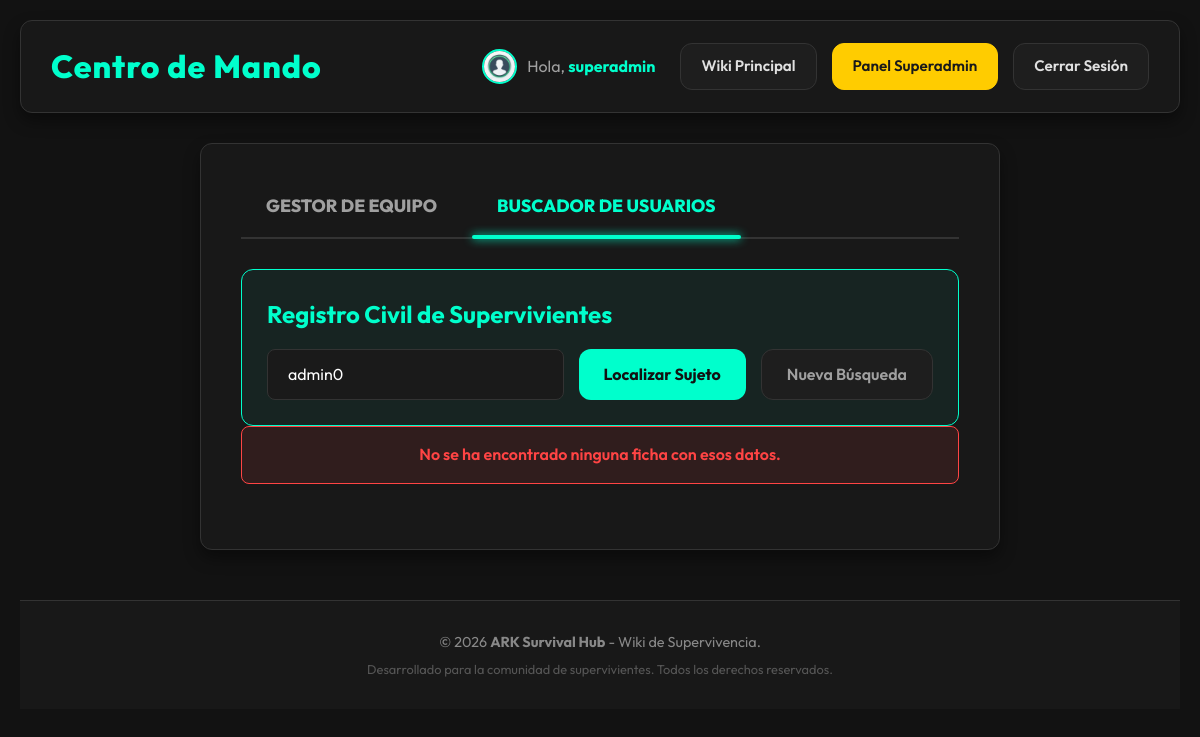
Page /panel_superadmin.php?buscar_usuario=admin0 (signed in) on the earlier database version.
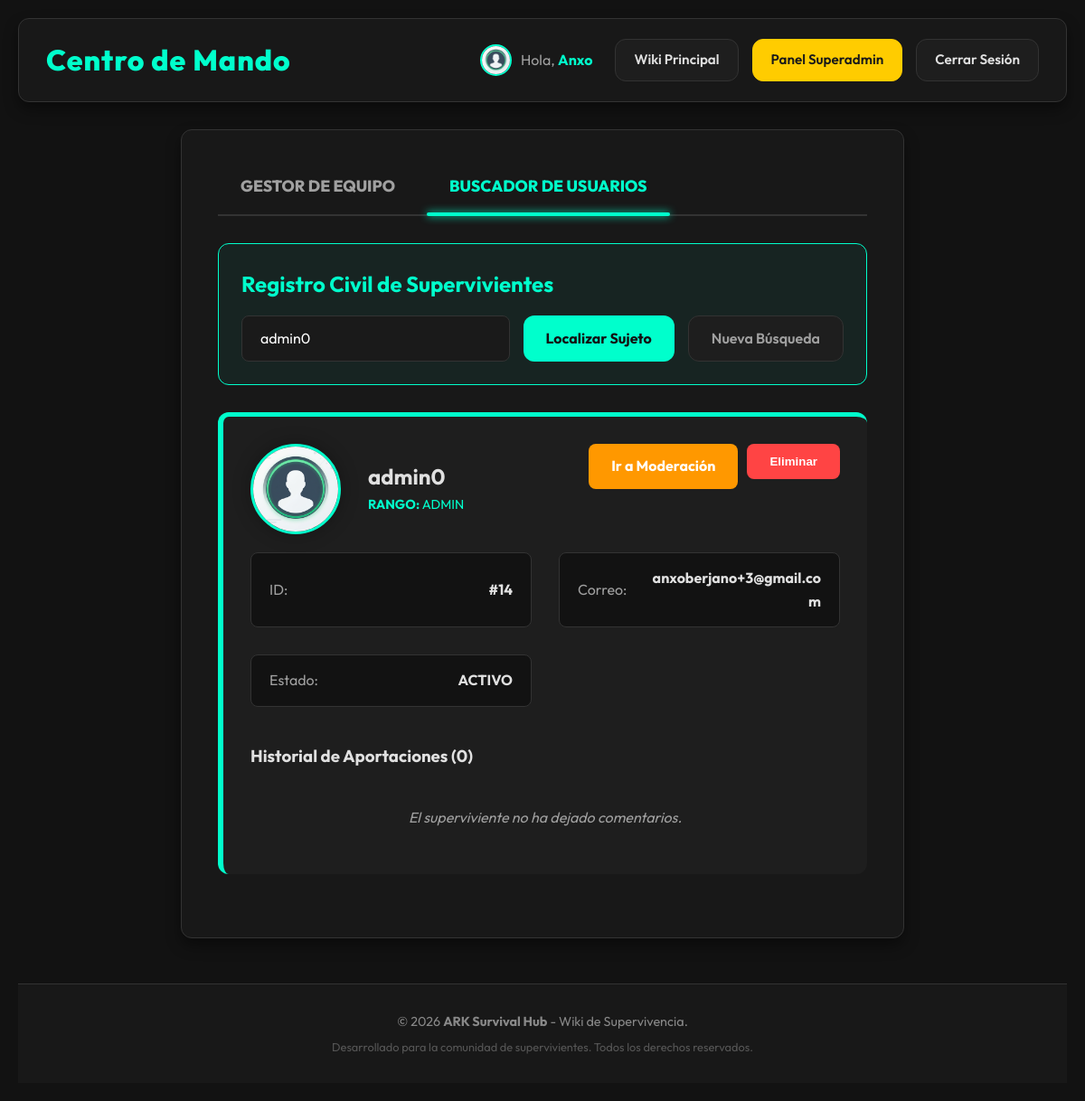
Same page on the later database version.
### tables this page shows
CREATE TABLE `usuarios` (
  `id` int(11) NOT NULL AUTO_INCREMENT,
  `nick` varchar(50) NOT NULL,
  `email` varchar(100) DEFAULT NULL,
  `password` varchar(255) NOT NULL,
  `rol` varchar(20) DEFAULT 'usuario',
  `foto_perfil` varchar(255) DEFAULT 'default.png',
  `permiso_insertar_dino` tinyint(1) DEFAULT 1,
  `permiso_eliminar_comentario` tinyint(1) DEFAULT 1,
  `recuperar_token` varchar(100) DEFAULT NULL,
  `recuperar_expira` datetime DEFAULT NULL,
  `permiso_moderar_usuarios` tinyint(1) DEFAULT 0,
  `baneado_hasta` datetime DEFAULT NULL,
  `motivo_ban` text DEFAULT NULL,
  `ban_permanente` tinyint(1) DEFAULT 0,
  `intentos_fallidos` int(11) DEFAULT 0,
  `ultimo_fallo` datetime DEFAULT NULL,
  `verificado` tinyint(1) DEFAULT 0,
  `codigo_verificacion` varchar(10) DEFAULT NULL,
  PRIMARY KEY (`id`)
);

### panel_superadmin.php (the view, shortened to what the changed rows need)
<?php
include 'config/db.php';
$busqueda = isset($_GET['buscar_usuario']) ? trim($_GET['buscar_usuario']) : '';
$usuario_encontrado = null;
$comentarios_usuario = [];
$error_busq = null;
if (!empty($busqueda)) {
    $stmt_b = $conexion->prepare("SELECT * FROM usuarios WHERE (nick LIKE :busq OR email = :busq_directa) AND id != :my_id LIMIT 5");
    $stmt_b->execute([':busq' => "%$busqueda%", ':busq_directa' => $busqueda, ':my_id' => $_SESSION['usuario_id']]);
    $resultados_busq = $stmt_b->fetchAll(PDO::FETCH_ASSOC);
    if (count($resultados_busq) === 1) {
        $usuario_encontrado = $resultados_busq[0];
    } elseif (count($resultados_busq) > 1) {
        $error_busq = "Varios supervivientes encontrados. Por favor, sé más específico.";
    } else {
        $error_busq = "No se ha encontrado ninguna ficha con esos datos.";
    }
    if ($usuario_encontrado) {
        $sql_c = "SELECT c.*, d.nombre as dino_nombre
                FROM comentarios c
                JOIN dinosaurios d ON c.dino_id = d.id
                WHERE c.usuario_id = :u_id
                ORDER BY c.id DESC";
        $stmt_c = $conexion->prepare($sql_c);
        $stmt_c->execute([':u_id' => $usuario_encontrado['id']]);
        $comentarios_usuario = $stmt_c->fetchAll(PDO::FETCH_ASSOC);
    }
}
$tab_activa = (!empty($busqueda) || isset($_GET['tab_usuarios'])) ? 'usuarios' : 'admins';
?>
<!DOCTYPE html>
<html lang="es">
<head>
    <link rel="stylesheet" href="assets/css/estilos.css?v=1.7">
</head>
<body>
    <?php
    $header_titulo = "Centro de Mando";
    include 'includes/header.php';
    ?>
    <main class="contenedor-detalle max-w-1000">
        <div id="buscador-usuarios" class="tab-content <?php echo $tab_activa == 'usuarios' ? 'active' : ''; ?>">
            <div class="busqueda-header mb-40">
                <h2 class="accent-text mb-15">Registro Civil de Supervivientes</h2>
                <form action="panel_superadmin.php#buscador-usuarios" method="GET" class="buscador" style="margin-bottom: 0; padding: 0; background: transparent; border: none; box-shadow: none;">
                </form>
            </div>
            <?php if ($error_busq): ?>
                <div class="alerta-error"><?php echo $error_busq; ?></div>
            <?php endif; ?>
            <?php if ($usuario_encontrado): ?>
                <div class="ficha-principal border-accent-top mt-30">
                    <div class="d-flex align-start mb-40" style="justify-content: space-between; flex-wrap: wrap; gap: 30px;">
                        <div class="d-flex align-center" style="flex: 1; min-width: 0; gap: 20px;">
                            <?php
                            $f_u = $usuario_encontrado['foto_perfil'] ?? 'default.png';
                            $src_u = (strpos($f_u, 'http') === 0) ? $f_u : "assets/img/perfil/" . $f_u;
                            ?>
                            <img src="<?php echo htmlspecialchars($src_u); ?>" class="perfil-foto-main" style="margin: 0; width: 100px; height: 100px; border-width: 3px; flex-shrink: 0;">
                            <div style="min-width: 0; flex: 1; padding-left: 10px;">
                                <h1 class="f-15" style="margin-bottom: 5px; word-break: break-word; line-height: 1.2;"><?php echo htmlspecialchars($usuario_encontrado['nick']); ?></h1>
                                <p class="accent-text f-09"><strong>RANGO:</strong> <?php echo strtoupper($usuario_encontrado['rol']); ?></p>
                            </div>
                        </div>
                        <div class="d-flex gap-10 flex-wrap">
                            <a href="admin/moderar_usuario.php?id=<?php echo $usuario_encontrado['id']; ?>" class="boton-eliminar" style="background-color: #ff9800; border-radius: 8px;">Ir a Moderación</a>
                            <form action="actions/admin/procesar_borrar_usuario.php" method="POST" onsubmit="return confirm('⚠️ ¿ESTÁS SEGURO? Esto borrará al usuario y todos sus comentarios PERMANENTEMENTE.');" style="margin:0; padding:0; background:none; border:none; box-shadow:none;">
                                <button type="submit" class="boton-eliminar" style="border-radius: 8px;">Eliminar</button>
                            </form>
                        </div>
                    </div>
                    <div class="info-grid mt-20" style="gap: 30px;">
                        <div class="dato"><span class="text-muted">ID:</span> <strong>#<?php echo $usuario_encontrado['id']; ?></strong></div>
                        <div class="dato"><span class="text-muted">Correo:</span> <strong><?php echo htmlspecialchars($usuario_encontrado['email']); ?></strong></div>
                        <div class="dato"><span class="text-muted">Estado:</span>
                            <strong>
                            <?php
                            if ($usuario_encontrado['ban_permanente']) echo "<span class='error-color'>BANEADO PERMANENTE</span>";
                            elseif (!empty($usuario_encontrado['baneado_hasta']) && strtotime($usuario_encontrado['baneado_hasta']) > time()) echo "<span class='error-color'>SUSPENDIDO</span>";
                            else echo "<span class='success-color'>ACTIVO</span>";
                            ?>
                            </strong>
                        </div>
                    </div>
                    <div class="mt-40">
                        <h3 class="mb-20">Historial de Aportaciones (<?php echo count($comentarios_usuario); ?>)</h3>
                        <div class="comentarios-lista">
                            <?php if (count($comentarios_usuario) == 0) echo "<p class='sin-datos'>El superviviente no ha dejado comentarios.</p>"; ?>
                        </div>
                    </div>
                </div>
            <?php endif; ?>
        </div>
    </main>
    <?php include 'includes/footer.php'; ?>
</body>
</html>

### includes/header.php (shortened to what the changed rows need)
<?php
$path_prefix = isset($is_admin_panel) && $is_admin_panel ? '../' : '';
$foto_perfil_h = $_SESSION['foto_perfil'] ?? 'default.png';
$src_foto_h = (strpos($foto_perfil_h, 'http') === 0) ? $foto_perfil_h : $path_prefix . "assets/img/perfil/" . $foto_perfil_h;
?>
<header class="header-principal">
    <div class="logo-titulo">
        <a href="<?php echo $path_prefix; ?>index.php" class="no-decoration">
            <h1><?php echo $header_titulo ?? 'ARK Survival Hub'; ?></h1>
        </a>
    </div>
    <nav class="navegacion-usuario">
        <?php if (isset($_SESSION['nick'])): ?>
            <a href="<?php echo $path_prefix; ?>perfil.php" class="enlace-perfil-header">
                <img src="<?php echo htmlspecialchars($src_foto_h); ?>"
                     alt="Perfil"
                     class="avatar-header"
                     onerror="this.src='<?php echo $path_prefix; ?>assets/img/perfil/default.png'">
                <span class="bienvenida">Hola, <strong><?php echo htmlspecialchars($_SESSION['nick']); ?></strong></span>
            </a>
        <?php endif; ?>
    </nav>
</header>

Differences in the rows shown:
added usuarios: foto_perfil (placeholder picture), nick "admin0", rol "ADMIN", id "14", email "anxoberjano+3@gmail.com"
Other differences:
$_SESSION['nick']: "superadmin" → "Anxo"
count($comentarios_usuario): (not shown) → "0"
$error_busq: "No se ha encontrado ninguna ficha con esos datos." → (not shown)
text now shown: "RANGO: Ir a Moderación Eliminar ID: # Correo: Estado: ACTIVO Historial de Aportaciones ( ) El superviviente no ha dejado comentarios."
